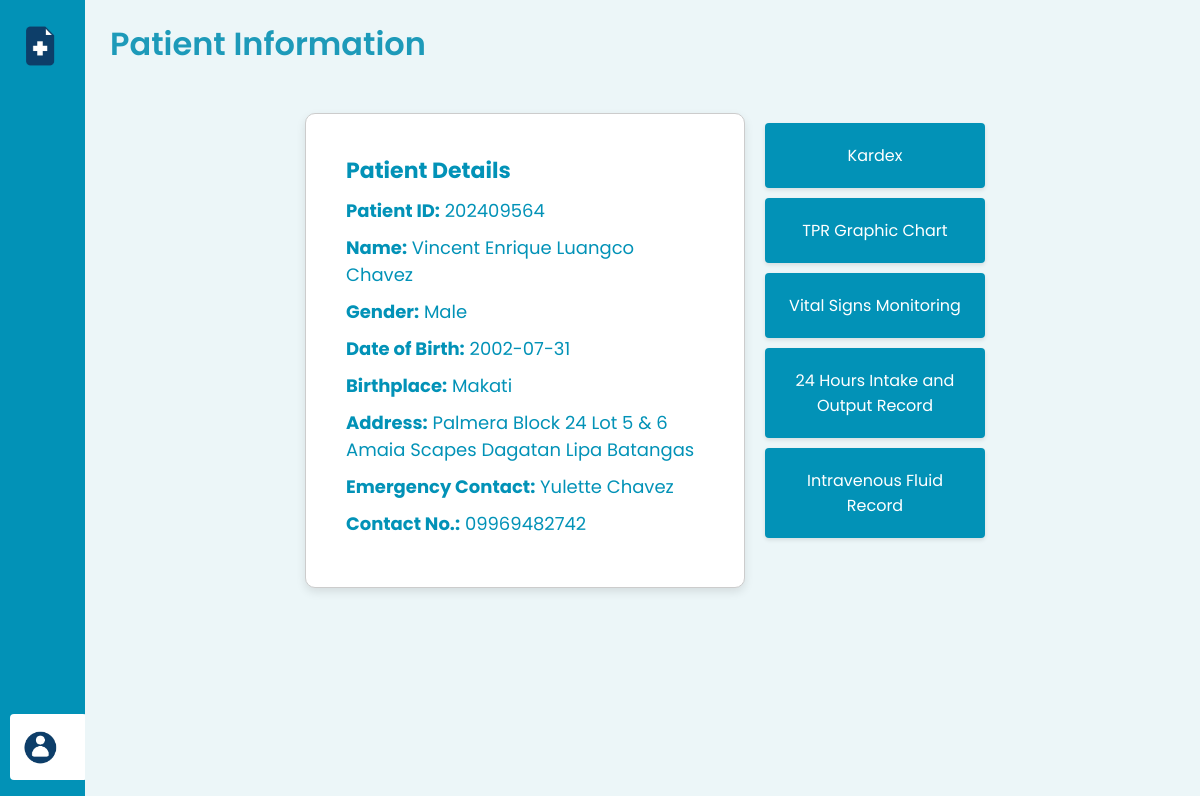
/DocuCare/patientinfo.php?Patient_ID=202409564, run on the app's committed database.
### tables this page shows
CREATE TABLE `patient_emergency_contact` (
  `Patient_ID` int(20) DEFAULT NULL,
  `Emergency_Contact_Name` varchar(255) DEFAULT NULL,
  `Emergency_Contact` varchar(25) DEFAULT NULL,
  `Relation_to_Patient` varchar(255) DEFAULT NULL,
  `Entered_By_Nurse` int(20) DEFAULT NULL,
  `Status` char(3) DEFAULT NULL,
  `Deletion_Date` date DEFAULT NULL
);

CREATE TABLE `patient_info` (
  `Patient_ID` int(20) NOT NULL,
  `Admission_Date` datetime DEFAULT NULL,
  `Patient_FName` varchar(30) DEFAULT NULL,
  `Patient_MName` varchar(30) NOT NULL,
  `Patient_LName` varchar(30) NOT NULL,
  `Patient_Type` varchar(20) DEFAULT NULL,
  `Age` int(11) DEFAULT NULL,
  `Sex` varchar(255) DEFAULT NULL,
  `Room_Num` int(11) DEFAULT NULL,
  `Street` varchar(50) NOT NULL,
  `House_Num` varchar(50) NOT NULL,
  `Subdivision` varchar(50) DEFAULT NULL,
  `Barangay` varchar(50) NOT NULL,
  `City` varchar(50) NOT NULL,
  `Province` varchar(50) NOT NULL,
  `Birthplace` varchar(255) DEFAULT NULL,
  `DoB` date DEFAULT NULL,
  `Attending_Physician` varchar(255) DEFAULT NULL,
  `Admitting_Diagnosis` mediumtext DEFAULT NULL,
  `Entered_By_Nurse` int(20) DEFAULT NULL,
  `Status` char(3) DEFAULT NULL,
  `Deletion_Date` date DEFAULT NULL
);

### DocuCare/patientInfo.php (the view, shortened to what this page needs)
<?php
    include('mycon.php');
    if (isset($_GET['Patient_ID'])) {
    $Patient_ID = mysqli_real_escape_string($connection, $_GET['Patient_ID']);
    $query = "SELECT * FROM patient_info
                        JOIN patient_emergency_contact
                        ON patient_info.Patient_ID = patient_emergency_contact.Patient_ID
                        WHERE patient_info.Patient_ID = '$Patient_ID'";
    $result = $connection->query($query);
    if ($result && $result->num_rows > 0) {
        $patient = $result->fetch_assoc();
    } else {
        echo 'Patient not found.';
        exit;
    }
    } else {
    echo 'No patient ID provided.';
    exit;
    }
?>
<!DOCTYPE html>
<html lang="en">
<head>
    <link rel="stylesheet" href="https://unicons.iconscout.com/release/v4.0.0/css/line.css">
    <link rel="stylesheet" href="style2.css">
</head>
<body>
    <aside class="sidebar" id="sidebar">
        <nav class="nav">
            <div class="sidebar-header">
                <img src="img/logo.png" alt="logo" />
            </div>
              <div class="user-account">
                <div class="user-profile">
                  <img src="img/profile.png" alt="Profile Image" />
                </div>
              </div>
        </nav>
    </aside>
    <main class="main">
        <header>
            <h1>Patient Information</h1>
        </header>
        <section class="profile-container">
            <div class="patient-profile">
                <h2>Patient Details</h2>
                <div class="profile-info">
                    <div class="patient-details">
                        <p><strong>Patient ID:</strong> <span id="Patient_ID"><?php echo htmlspecialchars ($patient['Patient_ID']); ?></span></p>
                        <p><strong>Name:</strong> <span id="Name"><?php echo htmlspecialchars ($patient['Patient_FName']).' '.($patient['Patient_MName']).' '.($patient['Patient_LName']); ?></span></p>
                        <p><strong>Gender:</strong> <span id="Gender"><?php echo htmlspecialchars ($patient['Sex']); ?></span></p>
                        <p><strong>Date of Birth:</strong> <span id="DoB"><?php echo htmlspecialchars ($patient['DoB']);?></span></p>
                        <p><strong>Birthplace:</strong> <span id="Birthplace"><?php echo htmlspecialchars ($patient['Birthplace']);?></span></p>
                        <p><strong>Address:</strong> <span id="Address"><?php echo htmlspecialchars ($patient['Street']).' '.($patient['House_Num']).' '.($patient['Subdivision']).' '.($patient['Barangay']).' '.($patient['City']).' '.($patient['Province']);?></span></p>
                        <p><strong>Emergency Contact:</strong> <span id="Emergency-Contact"><?php echo htmlspecialchars ($patient['Emergency_Contact_Name']); ?></span></p>
                        <p><strong>Contact No.:</strong> <span id="Contact-Num"><?php echo htmlspecialchars ($patient['Emergency_Contact']); ?></span></p>
                    </div>
                </div>
            </div>
            <div class="info-btn">
                <ul>
                    <li><a href="kardex.php?Patient_ID=<?php echo $Patient_ID; ?>">Kardex</a></li>
                    <li><a href="tprChart.php?Patient_ID=<?php echo $Patient_ID; ?>">TPR Graphic Chart</a></li>
                    <li><a href="vitalsign.php?Patient_ID=<?php echo $Patient_ID; ?>">Vital Signs Monitoring</a></li>
                    <li><a href="intakeOutput.php?Patient_ID=<?php echo $Patient_ID; ?>">24 Hours Intake and Output Record</a></li>
                    <li><a href="ivRecord.php?Patient_ID=<?php echo $Patient_ID; ?>">Intravenous Fluid Record</a></li>
                </ul>
            </div>
        </section>
    </main>
</body>
</html>

### DocuCare/style2.css (style rules this page uses)
* { margin: 0; padding: 0; box-sizing: border-box; font-family: "Poppins", sans-serif; }
html { scroll-behavior: smooth; }
body { height: 100%; background-color: #ecf6f8; overflow-x: hidden; }
main { display: flex; flex-direction: column; min-height: 100vh; padding: 20px; }
.sidebar { position: fixed; top: 0; left: 0; height: 100%; width: 85px; display: flex; overflow-x: hidden; flex-direction: column; background: #0292b7; padding: 25px 20px; transition: all 0.4s ease; z-index: 1000; }
.sidebar .sidebar-header { display: flex; align-items: center; }
.sidebar .sidebar-header img { width: 42px; }
.user-account { position:absolute; bottom: 0; width: 90%; margin-bottom: 20px; padding: 12px 10px; margin-left: -10px; }
.user-profile { display: flex; align-items: center; color: #161a2d; }
.user-profile img { width: 42px; border-radius: 50%; border: 2px solid #fff; }
.main { margin-left: 85px; padding: 20px; transition: margin-left 0.4s ease; overflow-x: hidden; }
.main header { margin-bottom: 20px; }
.main h1 { font-size: 2rem; font-weight: 600; color: #1d9ab9; }
.profile-container { margin: 20px auto; padding: 20px; max-width: 700px; }
.profile-container { display: grid; grid-template-columns: 2fr 1fr; gap: 20px; width: 100%; padding: 10px; }
.patient-profile { padding: 40px; border: 1px solid #ccc; border-radius: 10px; background-color: #fff; box-shadow: 0 4px 10px rgba(0, 0, 0, 0.1); }
.patient-profile h2 { color: #0292b7; font-size: 22px; }
.patient-profile .profile-info { margin-top: 10px; }
.patient-profile .patient-details p { color: #0292b7; font-size: 18px; margin-bottom: 10px; }
.patient-profile .patient-details p strong { font-weight: bold; color: #0292b7; }
.info-btn ul { list-style: none; padding-left: 0; margin: 0; }
.info-btn ul li { margin-top: 10px; }
.info-btn ul li a { color: #ffffff; text-decoration: none; background: #0292b7; padding: 20px; text-align: center; border-radius: 4px; box-shadow: 0 2px 4px rgba(0, 0, 0, 0.1); display: block; }
@media screen and (max-width: 1408px) { .main { margin-left: 100px; } }
@media screen and (max-width: 1408px) { .main header { margin-bottom: 15px; } }
@media screen and (max-width: 1216px) { .main { margin-left: 90px; } }
@media screen and (max-width: 1216px) { .main header { margin-bottom: 15px; } }

### data on the page
patient_emergency_contact: Patient_ID "202409564", Patient_ID.Patient_FName "Vincent Enrique", Patient_ID.Patient_MName "Luangco", Patient_ID.Patient_LName "Chavez", Patient_ID.Sex "Male", Patient_ID.DoB "2002-07-31", Patient_ID.Birthplace "Makati", Patient_ID.Street "Palmera", Patient_ID.House_Num "Block 24 Lot 5 & 6", Patient_ID.Subdivision "Amaia Scapes", Patient_ID.Barangay "Dagatan", Patient_ID.City "Lipa", Patient_ID.Province "Batangas", Emergency_Contact_Name "Yulette Chavez", Emergency_Contact "09969482742"
